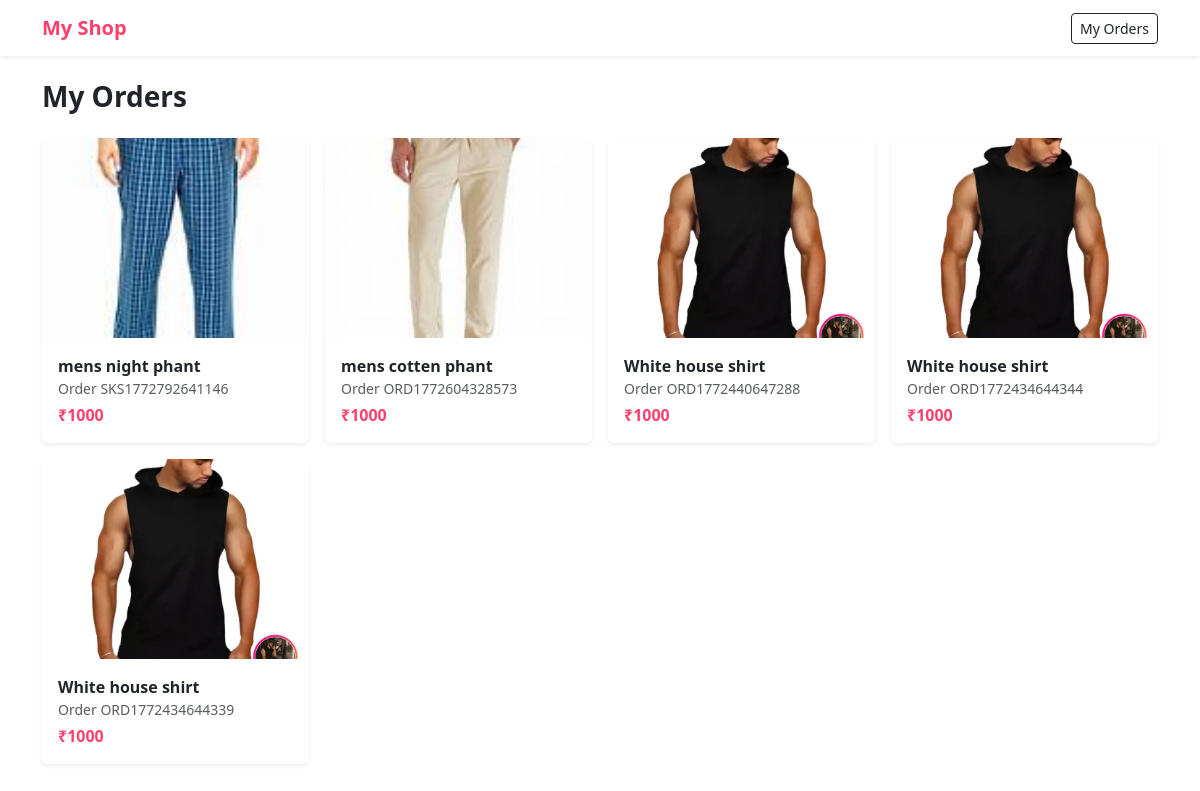
The app's page /my-orders (signed in), older data.
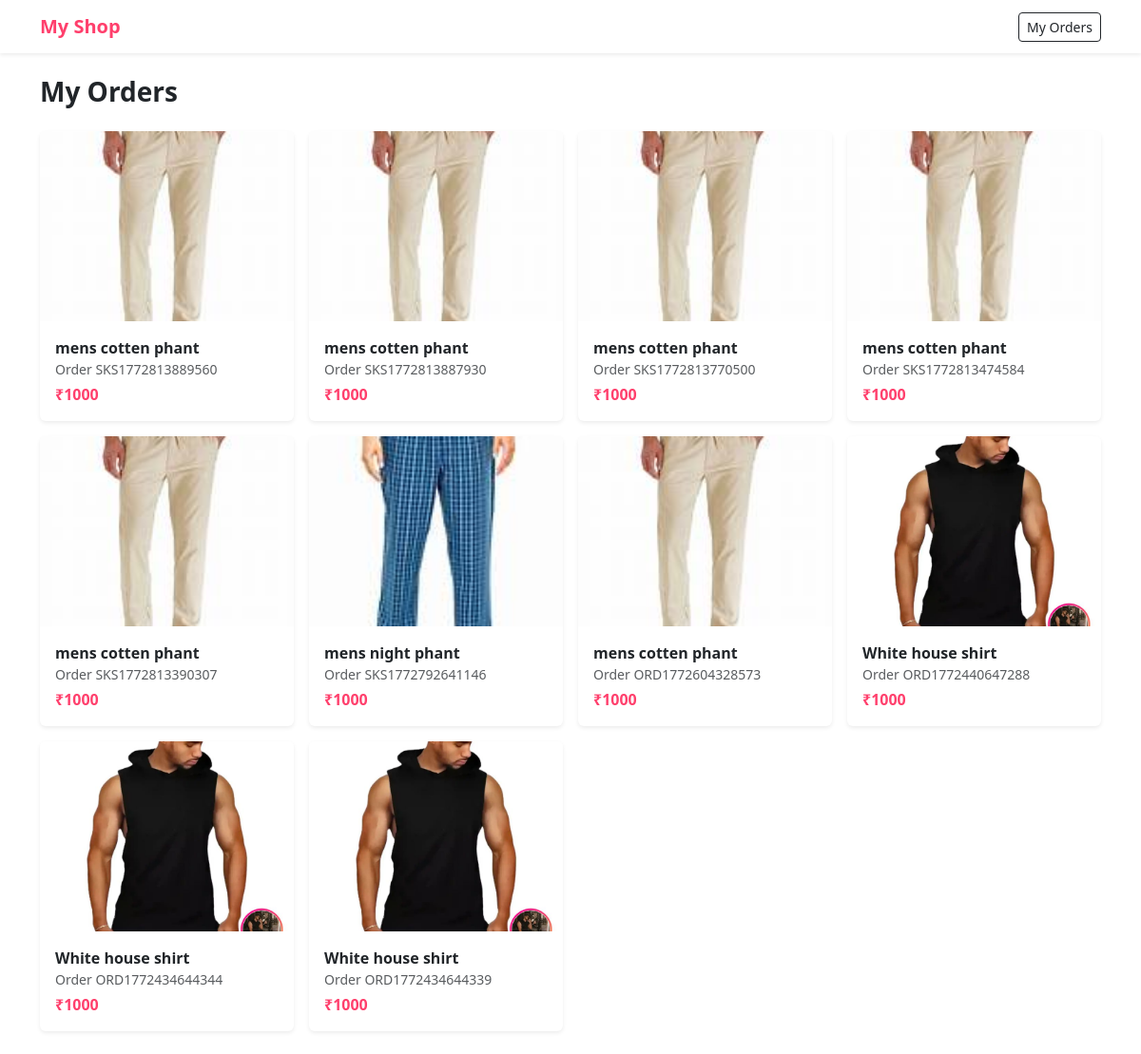
The same page, newer data.
### models/order.py (models this page shows)
class Order(db.Model):
    __tablename__ = "order"
    id = db.Column(db.Integer, primary_key=True)
    order_id = db.Column(db.String(20), nullable=False)
    user_id = db.Column(db.Integer, db.ForeignKey("user.id"), nullable=False)
    product_id = db.Column(db.Integer, db.ForeignKey("product.id"), nullable=False)
    address_id = db.Column(db.Integer, db.ForeignKey("address.id"), nullable=False)
    payment_method = db.Column(db.String(20), nullable=False)
    status = db.Column(db.String(20), default="Placed")
    created_at = db.Column(db.DateTime, default=datetime.utcnow)
    size = db.Column(db.String(10))
    user = db.relationship("User", backref="orders")
    product = db.relationship("Product", backref="orders")
    address = db.relationship("Address", backref="orders")

### models/product.py (models this page shows)
class Product(db.Model):
    id = db.Column(db.Integer, primary_key=True)
    name = db.Column(db.String(100), nullable=False)
    price = db.Column(db.Integer, nullable=False)
    category = db.Column(db.String(50))
    type = db.Column(db.String(50))
    color = db.Column(db.String(30))
    brand = db.Column(db.String(50))
    sizes = db.Column(db.String(100))
    image = db.Column(db.String(200))
    image2 = db.Column(db.String(200))
    image3 = db.Column(db.String(200))

### app.py (the view)
@app.route("/my-orders")
def my_orders():
    if "user_id" not in session:
        return redirect("/login")
    orders = Order.query.filter_by(
        user_id=session["user_id"]
    ).order_by(Order.created_at.desc()).all()
    print("ORDERS:", orders)
    return render_template("my_orders.html", orders=orders)

### templates/my_orders.html (shortened to what this page needs)
{% extends "base.html" %}
{% block content %}
<h3 class="fw-bold mb-4">My Orders</h3>
{% if orders %}
<div class="row g-3">
{% for order in orders %}
<div class="col-6 col-md-4 col-lg-3">
    <a href="/order/{{ order.id }}" style="text-decoration:none">
        <div class="card border-0 shadow-sm h-100">
            {% if order.product and order.product.image %}
            <img src="{{ url_for('static', filename=order.product.image) }}"
                 class="card-img-top"
                 style="height:200px; object-fit:cover;">
            {% else %}
            <div class="bg-light d-flex align-items-center justify-content-center"
                 style="height:200px">
                 No Image
            </div>
            {% endif %}
            <div class="card-body">
                <div class="fw-semibold text-dark">
                    {{ order.product.name if order.product else "Product missing" }}
                </div>
                <div class="text-muted small">
                    Order {{ order.order_id }}
                </div>
                <div class="pink fw-bold mt-1">
                    ₹{{ order.product.price if order.product else "-" }}
                </div>
            </div>
        </div>
    </a>
</div>
{% endfor %}
</div>
{% else %}
<div class="text-center mt-5">
    <h5>No Orders Yet 😄</h5>
    <a href="/" class="btn btn-pink mt-3">Start Shopping</a>
</div>
{% endif %}
{% endblock %}

### templates/base.html (shortened to what this page needs)
<!DOCTYPE html>
<html>
<head>
    <link href="https://cdn.jsdelivr.net/npm/bootstrap@5.3.2/dist/css/bootstrap.min.css" rel="stylesheet">
</head>
<body>
<nav class="navbar bg-white shadow-sm">
    <div class="container">
        <a class="navbar-brand pink fw-bold" href="/">My Shop</a>
        <a href="/my-orders" class="btn btn-sm btn-outline-dark">My Orders</a>
    </div>
</nav>
<div class="container py-4">
    {% block content %}{% endblock %}
</div>
</body>
</html>

### templates/base.html (style rules this page uses)
body { background: #fff; }
.pink { color: #ff3f6c; }

Row changes from the older to the newer data that the page shows:
added Order: image (picture), product "mens cotten phant", order_id "SKS1772813889560", product "1000"
added Order: image (picture), product "mens cotten phant", order_id "SKS1772813887930", product "1000"
added Order: image (picture), product "mens cotten phant", order_id "SKS1772813770500", product "1000"
added Order: image (picture), product "mens cotten phant", order_id "SKS1772813474584", product "1000"
added Order: image (picture), product "mens cotten phant", order_id "SKS1772813390307", product "1000"
